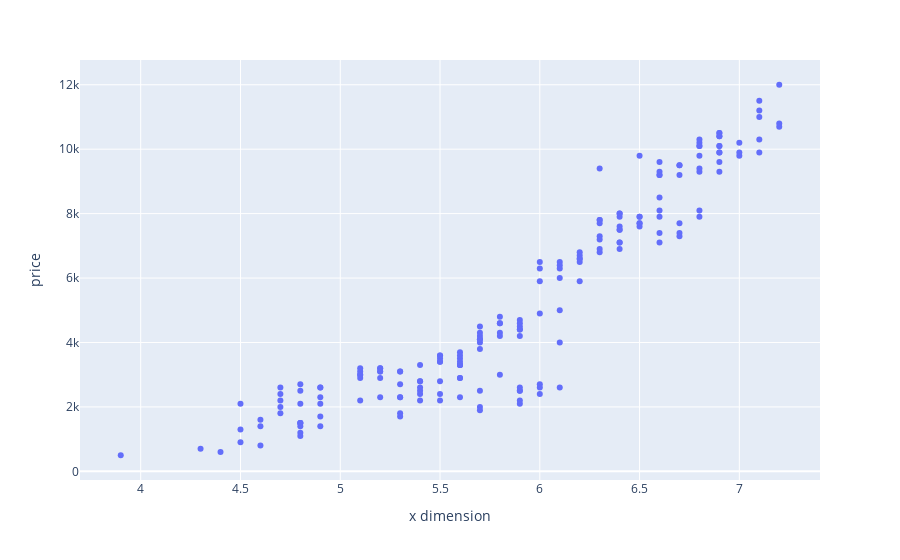

Notebook cell for this chart:
### Code cell
fig = px.scatter(stones,x='x dimension',y='price')
fig.show()

### Figure 1 — Plotly figure (JSON) as saved in the notebook; plotly's stock layout.template omitted (floating-point values rounded to 4 significant figures; data arrays with more than 128 entries replaced by an {"elided": "..."} marker saying what was removed)
{"data": [{"hovertemplate": "x dimension=%{x}<br>price=%{y}<extra></extra>", "legendgroup": "", "marker": {"color": "#636efa", "symbol": "circle"}, "mode": "markers", "name": "", "orientation": "v", "showlegend": false, "type": "scatter", "x": {"elided": "188 float values"}, "xaxis": "x", "y": {"elided": "188 int values"}, "yaxis": "y"}], "layout": {"legend": {"tracegroupgap": 0}, "margin": {"t": 60}, "xaxis": {"anchor": "y", "domain": [0, 1], "title": {"text": "x dimension"}}, "yaxis": {"anchor": "x", "domain": [0, 1], "title": {"text": "price"}}}}
